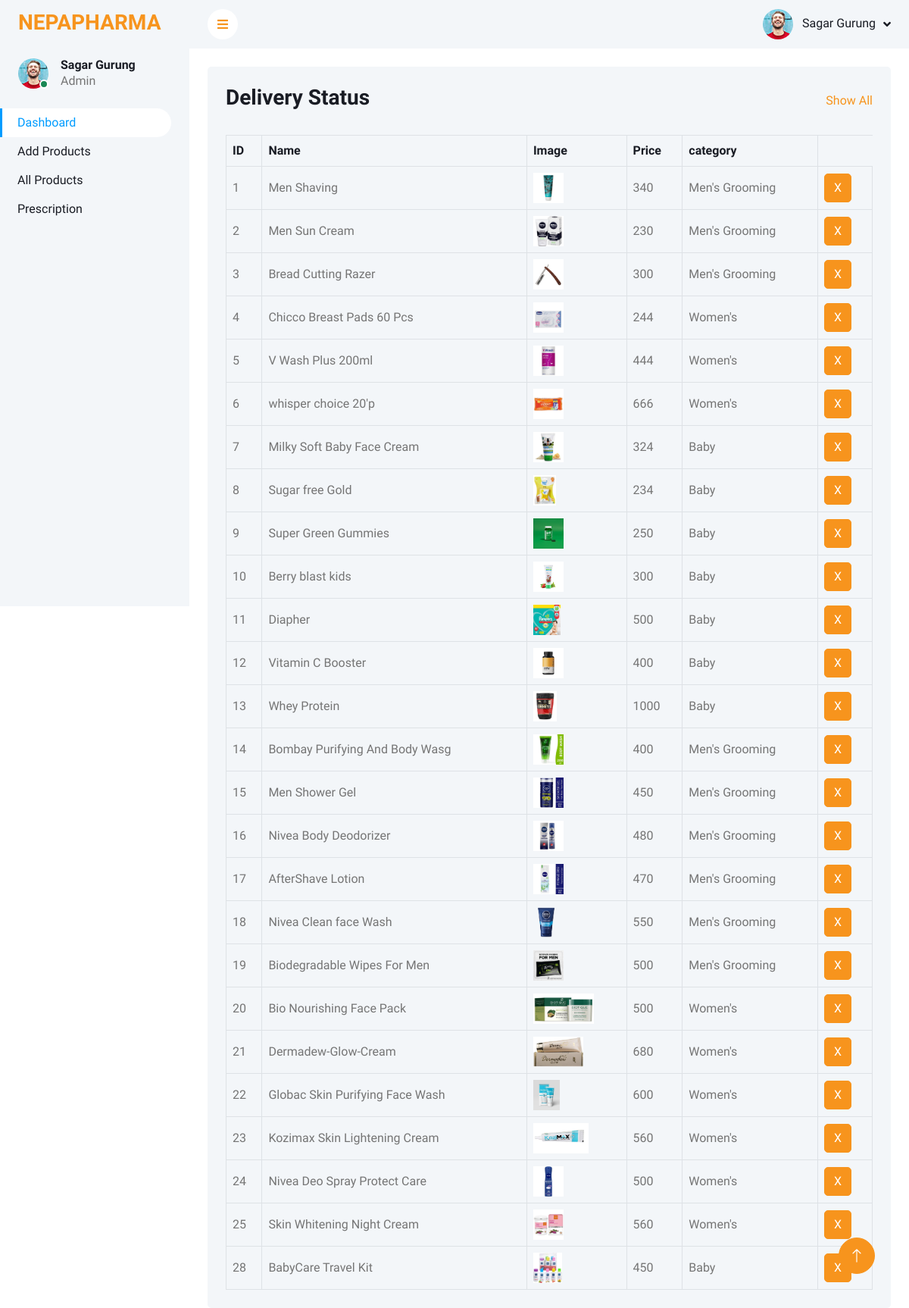
The page /admin-control/allproducts.php (signed in) on the database its author committed.
### tables this page shows
CREATE TABLE `admindata` (
  `id` int(11) NOT NULL,
  `name` varchar(100) NOT NULL,
  `email` varchar(100) NOT NULL,
  `password` varchar(100) NOT NULL
);

CREATE TABLE `items` (
  `id` int(11) NOT NULL,
  `Name` varchar(255) NOT NULL,
  `Image` text NOT NULL,
  `Price` varchar(255) NOT NULL,
  `cats` int(11) NOT NULL,
  `Likes` int(11) NOT NULL
);

### admin-control/allproducts.php (the view, shortened to what this page needs)
<!DOCTYPE html>
<html lang="en">
<head>
    <link href="https://cdnjs.cloudflare.com/ajax/libs/font-awesome/5.10.0/css/all.min.css" rel="stylesheet">
    <link href="https://cdn.jsdelivr.net/npm/bootstrap-icons@1.4.1/font/bootstrap-icons.css" rel="stylesheet">
    <link href="lib/owlcarousel/assets/owl.carousel.min.css" rel="stylesheet">
    <link href="lib/tempusdominus/css/tempusdominus-bootstrap-4.min.css" rel="stylesheet" />
    <link href="css/bootstrap.min.css" rel="stylesheet">
    <link href="css/style.css" rel="stylesheet">
</head>
<body>
    <div class="container-xxl position-relative bg-white d-flex p-0">
        <?php
            include "inc/config.php";
            include "inc/header.php";
        ?>
            <div class="container-fluid pt-4 px-4">
                <div class="bg-light text-center rounded p-4">
                    <div class="d-flex align-items-center justify-content-between mb-4">
                        <h3>Delivery Status</h3>
                        <a href="">Show All</a>
                    </div>
                    <div class="table-responsive">
                        <table class="table text-start align-middle table-bordered table-hover mb-0">
                            <thead>
                                <tr class="text-dark">
                                    <th scope="col">ID</th>
                                    <th scope="col">Name</th>
                                    <th scope="col">Image</th>
                                    <th scope="col">Price</th>
                                    <th scope="col">category</th>
                                </tr>
                            </thead>
                            <?php
            if (isset($_SESSION["email"])) {
                $sql = "SELECT * FROM items";
                $res = mysqli_query($conn, $sql);
                $count = mysqli_num_rows($res);
                if($count>0){
                    while($row=mysqli_fetch_assoc($res)){
                        $adDasID = $row['id'];
                        $adDasProduct = $row['Name'];
                        $adDasPrice = $row['Price'];
                        $adDasImg = $row['Image'];
                        $adDasCats = $row['cats'];
                        if($adDasCats == '1'){
                            $catsName = "Men's Grooming";
                        }elseif($adDasCats == '2'){
                            $catsName = "Women's";
                        }elseif($adDasCats == '3'){
                            $catsName = "Baby";
                        }
            ?>
                            <tbody>
                                <tr>
                                    <td><?php echo $adDasID; ?></td>
                                    <td><?php echo $adDasProduct; ?></td>
                                    <td><?php echo "<img style='widht: 40px; height:40px' src='../$adDasImg'" ?></td>
                                    <td><?php echo $adDasPrice; ?></td>
                                    <td><?php echo $catsName; ?></td>
                                   <?php
                                        echo "
                                            <td><form action='' method='POST'>
                                                <button value='$adDasID' class='btn btn-primary' name='deletlePro'>X</button>
                                            </form></td>
                                        ";
                                    ?>
                                </tr>
                            </tbody>
                        <?php } } } ?>
                        </table>
                    </div>
                </div>
            </div>
        <a href="#" class="btn btn-lg btn-primary btn-lg-square back-to-top"><i class="bi bi-arrow-up"></i></a>
    </div>
</body>
</html>

### admin-control/inc/header.php (shortened to what this page needs)
<div class="sidebar pe-4 pb-3">
    <nav class="navbar bg-light navbar-light">
        <a href="index.html" class="navbar-brand mx-4 mb-3">
            <h3 class="text-primary"></i>NEPAPHARMA</h3>
        </a>
        <div class="d-flex align-items-center ms-4 mb-4">
            <div class="position-relative">
                <img class="rounded-circle" src="img/user.jpg" alt="" style="width: 40px; height: 40px;">
                <div class="bg-success rounded-circle border border-2 border-white position-absolute end-0 bottom-0 p-1"></div>
            </div>
            <div class="ms-3">
            <?php
if (isset($_SESSION["email"])) {
				$semail = $_SESSION['email'];
	$sql = "SELECT * FROM admindata WHERE email = '$semail'";
	$res = mysqli_query($conn, $sql);
	$count = mysqli_num_rows($res);
	if($count>0){
		while($row=mysqli_fetch_assoc($res)){
			$sessonName = $row['name'];
                                    echo "
                                    <h6 class='mb-0'>$sessonName</h6>";
                            	}
	}
}else{
                            header("location: ../index.php");
                        }
?>
                <span>Admin</span>
            </div>
        </div>
        <div class="navbar-nav w-100">
            <a href="home.php" class="nav-item nav-link active"></i>Dashboard</a>
            <a href="addproduct.php" class="nav-item nav-link">Add Products</a>
            <a href="allproducts.php" class="nav-item nav-link">All Products</a>
            <a href="prescription.php" class="nav-item nav-link">Prescription</a>
        </div>
    </nav>
</div>
<div class="content">
    <nav class="navbar navbar-expand bg-light navbar-light sticky-top px-4 py-0">
        <a href="#" class="sidebar-toggler flex-shrink-0">
            <i class="fa fa-bars"></i>
        </a>
        <div class="navbar-nav align-items-center ms-auto">
            <div class="nav-item dropdown">
                <a href="#" class="nav-link dropdown-toggle" data-bs-toggle="dropdown">
                    <img class="rounded-circle me-lg-2" src="img/user.jpg" alt="" style="width: 40px; height: 40px;">
                    <span class="d-none d-lg-inline-flex"><?php echo $sessonName; ?></span>
                </a>
            </div>
        </div>
    </nav>

### admin-control/css/style.css (style rules this page uses)
:root { --primary: #009CFF; --light: #F3F6F9; --dark: #191C24; }
.back-to-top { position: fixed; display: none; right: 45px; bottom: 45px; z-index: 99; }
.btn { transition: .5s; }
.btn.btn-primary { color: #FFFFFF; }
.btn-lg-square { width: 48px; height: 48px; }
.btn-square, .btn-sm-square, .btn-lg-square { padding: 0; display: inline-flex; align-items: center; justify-content: center; font-weight: normal; border-radius: 50px; }
.sidebar { position: fixed; top: 0; left: 0; bottom: 0; width: 250px; height: 100vh; overflow-y: auto; background: var(--light); transition: 0.5s; z-index: 999; }
.content { margin-left: 250px; min-height: 100vh; background: #FFFFFF; transition: 0.5s; }
@media (min-width: 992px) { .sidebar { margin-left: 0; } }
@media (min-width: 992px) { .content { width: calc(100% - 250px); } }
.sidebar .navbar .navbar-nav .nav-link { padding: 7px 20px; color: var(--dark); font-weight: 500; border-left: 3px solid var(--light); border-radius: 0 30px 30px 0; outline: none; }
.sidebar .navbar .navbar-nav .nav-link:hover, .sidebar .navbar .navbar-nav .nav-link.active { color: var(--primary); background: #FFFFFF; border-color: var(--primary); }
.content .navbar .navbar-nav .nav-link { margin-left: 25px; padding: 12px 0; color: var(--dark); outline: none; }
.content .navbar .sidebar-toggler, .content .navbar .navbar-nav .nav-link i { width: 40px; height: 40px; display: inline-flex; align-items: center; justify-content: center; background: #FFFFFF; border-radius: 40px; }
.content .navbar .dropdown-toggle::after { margin-left: 6px; vertical-align: middle; border: none; content: "\f107"; font-family: "Font Awesome 5 Free"; font-weight: 900; transition: .5s; }

### rows shown on the page
admindata: name "Sagar Gurung"
items: id "1", Name "Men Shaving", Image (picture), Price "340", cats "Men's Grooming"
items: id "2", Name "Men Sun Cream", Image (picture), Price "230", cats "Men's Grooming"
items: id "3", Name "Bread Cutting Razer", Image (picture), Price "300", cats "Men's Grooming"
items: id "4", Name "Chicco Breast Pads 60 Pcs", Image (picture), Price "244", cats "Women's"
items: id "5", Name "V Wash Plus 200ml", Image (picture), Price "444", cats "Women's"
items: id "6", Name "whisper choice 20'p", Image (picture), Price "666", cats "Women's"
items: id "7", Name "Milky Soft Baby Face Cream", Image (picture), Price "324", cats "Baby"
items: id "8", Name "Sugar free Gold", Image (picture), Price "234", cats "Baby"
items: id "9", Name "Super Green Gummies", Image (picture), Price "250", cats "Baby"
items: id "10", Name "Berry blast kids", Image (picture), Price "300", cats "Baby"
items: id "11", Name "Diapher", Image (picture), Price "500", cats "Baby"
items: id "12", Name "Vitamin C Booster", Image (picture), Price "400", cats "Baby"
items: id "13", Name "Whey Protein", Image (picture), Price "1000", cats "Baby"
items: id "14", Name "Bombay Purifying And Body Wasg", Image (picture), Price "400", cats "Men's Grooming"
items: id "15", Name "Men Shower Gel", Image (picture), Price "450", cats "Men's Grooming"
items: id "16", Name "Nivea Body Deodorizer", Image (picture), Price "480", cats "Men's Grooming"
items: id "17", Name "AfterShave Lotion", Image (picture), Price "470", cats "Men's Grooming"
items: id "18", Name "Nivea Clean face Wash", Image (picture), Price "550", cats "Men's Grooming"
items: id "19", Name "Biodegradable Wipes For Men", Image (picture), Price "500", cats "Men's Grooming"
items: id "20", Name "Bio Nourishing Face Pack", Image (picture), Price "500", cats "Women's"
items: id "21", Name "Dermadew-Glow-Cream", Image (picture), Price "680", cats "Women's"
items: id "22", Name "Globac Skin Purifying Face Wash", Image (picture), Price "600", cats "Women's"
items: id "23", Name "Kozimax Skin Lightening Cream", Image (picture), Price "560", cats "Women's"
items: id "24", Name "Nivea Deo Spray Protect Care", Image (picture), Price "500", cats "Women's"
items: id "25", Name "Skin Whitening Night Cream", Image (picture), Price "560", cats "Women's"
items: id "28", Name "BabyCare Travel Kit", Image (picture), Price "450", cats "Baby"
